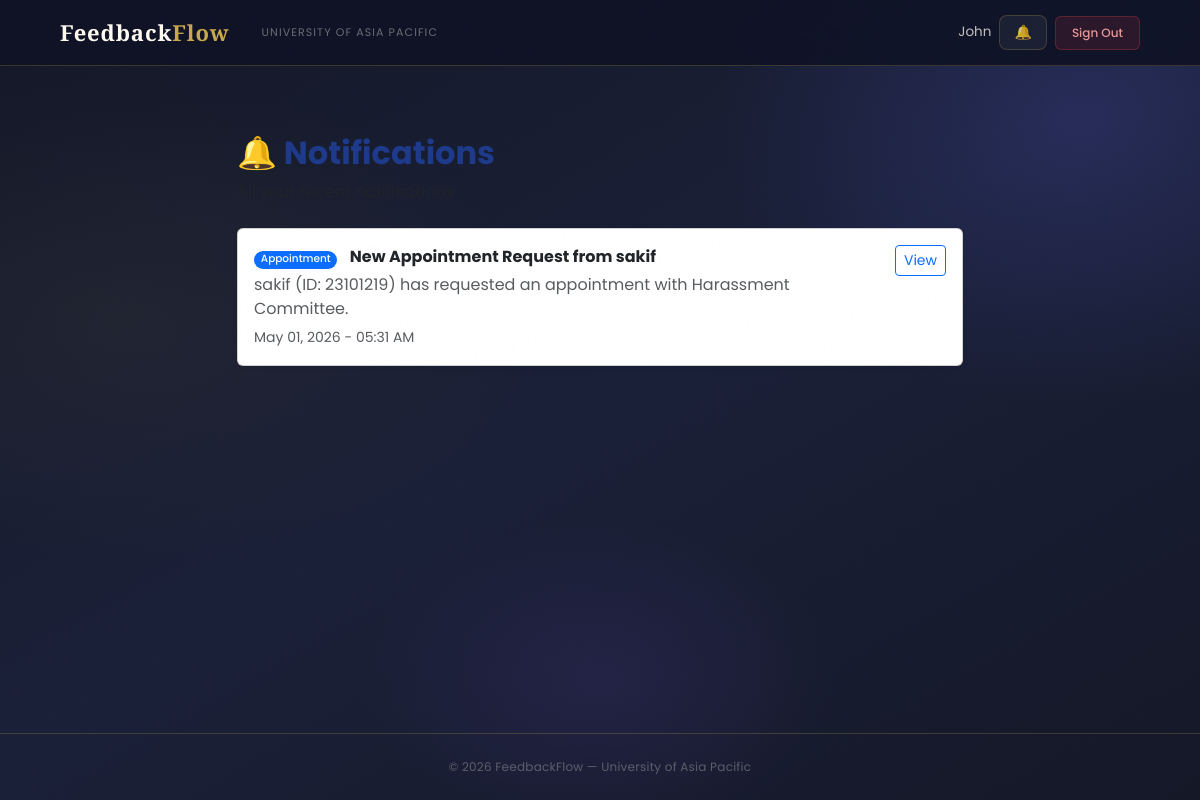
Before: /notifications/ (signed in) with the older database file.
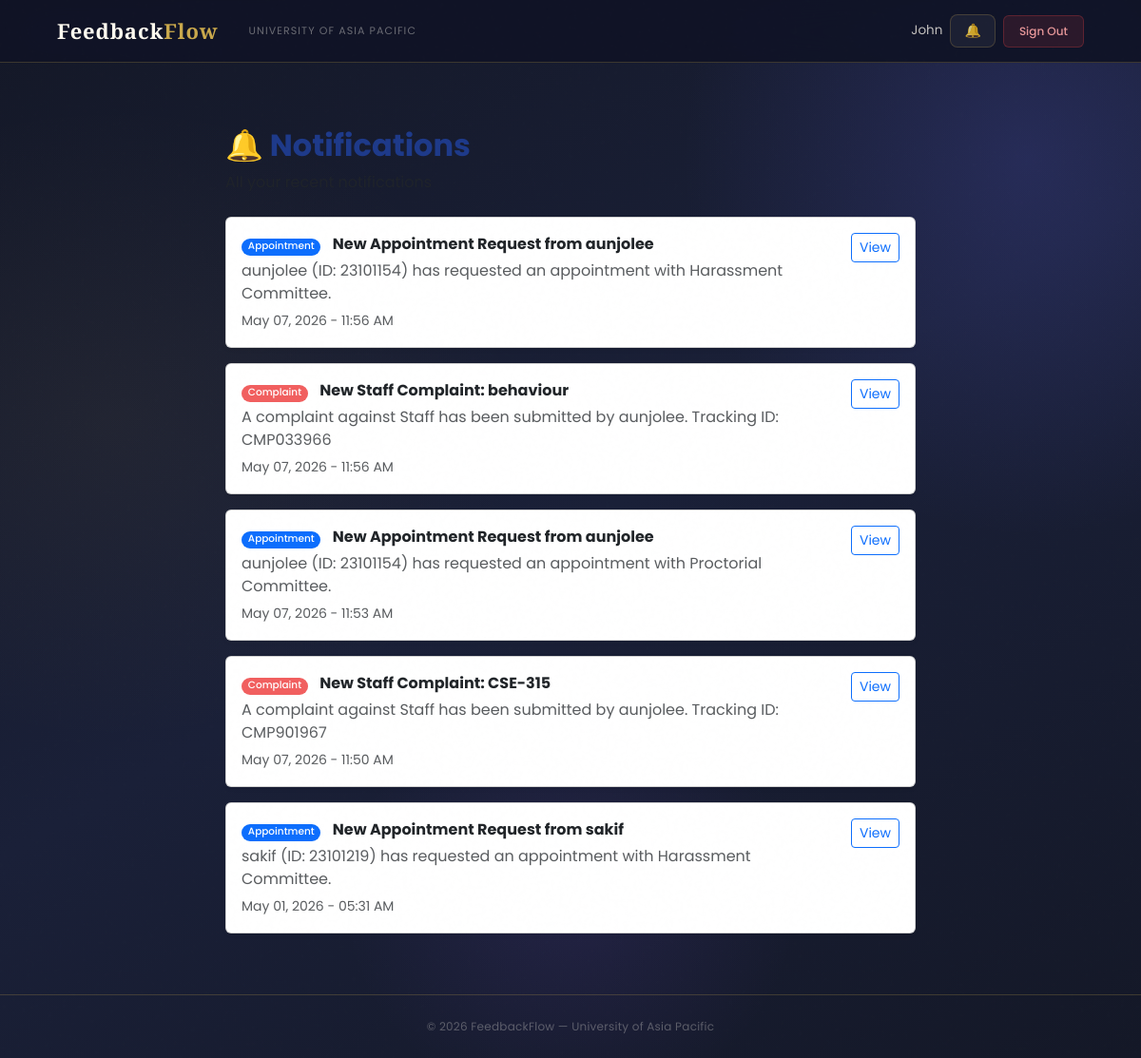
After: the same page with the newer database file.
### users/models.py (models this page shows, shortened)
class User(AbstractBaseUser, PermissionsMixin):
    ROLE_CHOICES = (
        ('Student', 'Student'),
        ('Faculty', 'Faculty'),
        ('HOD', 'Head of Department'),
        ('Staff', 'Staff'),
        ('Admin', 'Administrator'),
    )
    DEPARTMENT_CHOICES = (
        ('DBA', 'Department of Business Administration'),
        ('CSE', 'Department of Computer Science and Engineering'),
        ('CE', 'Department of Civil Engineering'),
        ('EEE', 'Department of Electrical and Electronic Engineering'),
        ('Pharmacy', 'Department of Pharmacy'),
        ('Law', 'Department of Law and Human Rights'),
        ('English', 'Department of English'),
        ('Architecture', 'Department of Architecture'),
    )
    email = models.EmailField(unique=True, max_length=255)
    full_name = models.CharField(max_length=150)
    role = models.CharField(max_length=20, choices=ROLE_CHOICES)
    department = models.CharField(max_length=100, choices=DEPARTMENT_CHOICES, null=True, blank=True)
    student_id = models.CharField(max_length=50, unique=True, null=True, blank=True)
    is_active = models.BooleanField(default=True)
    is_staff = models.BooleanField(default=False)
    created_at = models.DateTimeField(auto_now_add=True)
    updated_at = models.DateTimeField(auto_now=True)
    USERNAME_FIELD = 'email'
    REQUIRED_FIELDS = ['full_name']
    objects = UserManager()
    class Meta:
        verbose_name = 'User'
        verbose_name_plural = 'Users'
        ordering = ['-created_at']
    def get_short_name(self):
        return self.full_name.split()[0] if self.full_name else self.email

class Notification(models.Model):
    NOTIFICATION_TYPES = [
        ('complaint', 'Complaint'),
        ('appointment', 'Appointment'),
        ('update', 'Complaint Update'),
    ]
    recipient         = models.ForeignKey('User', on_delete=models.CASCADE, related_name='notifications')
    title             = models.CharField(max_length=200)
    message           = models.TextField()
    notification_type = models.CharField(max_length=20, choices=NOTIFICATION_TYPES)
    link              = models.CharField(max_length=200, blank=True, null=True)
    is_read           = models.BooleanField(default=False)
    created_at        = models.DateTimeField(auto_now_add=True)
    class Meta:
        ordering = ['-created_at']

### users/views.py (the view)
# urls.py: path('notifications/', views.notifications_view, name='notifications'),
@login_required
def notifications_view(request):
    notifications = Notification.objects.filter(
        recipient=request.user
    ).order_by('-created_at')
    notifications.filter(is_read=False).update(is_read=True)
    return render(request, 'users/notifications.html', {
        'notifications': notifications,
        'page_title': 'Notifications'
    })

### users/context_processors.py (called while the page is built)
def notifications_count(request):
    if request.user.is_authenticated:
        from users.models import Notification
        count = Notification.objects.filter(
            recipient=request.user,
            is_read=False
        ).count()
        return {'unread_notifications_count': count}
    return {'unread_notifications_count': 0}

### users/templates/users/notifications.html (shortened to what this page needs)
{% extends 'users/base.html' %}
{% block content %}
<div class="container py-5" style="max-width: 750px;">
    <div class="mb-4">
        <h2 class="fw-bold" style="color:#1e3a8a;">🔔 Notifications</h2>
        <p class="text-muted">All your recent notifications</p>
    </div>
    {% if notifications %}
        {% for notif in notifications %}
        <div class="card mb-3 shadow-sm {% if not notif.is_read %}border-primary{% endif %}">
            <div class="card-body d-flex justify-content-between align-items-start">
                <div>
                    {% if notif.notification_type == 'complaint' %}
                        <span class="badge bg-danger me-2">Complaint</span>
                    {% elif notif.notification_type == 'appointment' %}
                        <span class="badge bg-primary me-2">Appointment</span>
                    {% else %}
                        <span class="badge bg-success me-2">Update</span>
                    {% endif %}
                    <strong>{{ notif.title }}</strong>
                    <p class="text-muted mb-1 mt-1">{{ notif.message }}</p>
                    <small class="text-muted">{{ notif.created_at|date:"M d, Y - h:i A" }}</small>
                </div>
                {% if notif.link %}
                <a href="{% url 'mark_notification_read' notif.id %}" class="btn btn-sm btn-outline-primary ms-3">
                    View
                </a>
                {% endif %}
            </div>
        </div>
        {% endfor %}
    {% else %}
        <div class="text-center py-5">
            <p style="font-size: 60px;">🔔</p>
            <h5 class="text-muted">No notifications yet</h5>
            <p class="text-muted">You will be notified when something happens.</p>
        </div>
    {% endif %}
</div>
{% endblock %}

### users/templates/users/base.html (shortened to what this page needs)
<!DOCTYPE html>
<html lang="en">
<head>
    <link href="https://cdn.jsdelivr.net/npm/bootstrap@5.3.0/dist/css/bootstrap.min.css" rel="stylesheet">
</head>
<body>
<nav class="navbar navbar-expand-lg">
    <div class="container-fluid d-flex align-items-center gap-3">
        <a class="navbar-brand" href="/">Feedback<em>Flow</em></a>
        <span class="navbar-text d-none d-md-inline">University of Asia Pacific</span>
        {% if user.is_authenticated %}
        <div class="ms-auto d-flex align-items-center gap-2">
            <span class="nav-user-info d-none d-md-inline">{{ user.get_short_name }}</span>
            <a href="{% url 'notifications' %}" class="btn-bell">
                🔔
            </a>
            <a href="{% url 'logout' %}" class="btn-logout">Sign Out</a>
        </div>
        {% endif %}
    </div>
</nav>
<main>{% block content %}{% endblock %}</main>
<footer>
    <p>© 2026 FeedbackFlow — University of Asia Pacific</p>
</footer>
</body>
</html>

Changed rows visible on the page:
added Notification: notification_type "Appointment", title "New Appointment Request from aunjolee", message "aunjolee (ID: 23101154) has requested an appointment with Harassment Committee.", created_at "May 07, 2026 - 11:56 AM", link "View"
added Notification: notification_type "Complaint", title "New Staff Complaint: behaviour", message "A complaint against Staff has been submitted by aunjolee. Tracking ID: CMP033966", created_at "May 07, 2026 - 11:56 AM", shows "View"
added Notification: notification_type "Appointment", title "New Appointment Request from aunjolee", message "aunjolee (ID: 23101154) has requested an appointment with Proctorial Committee.", created_at "May 07, 2026 - 11:53 AM", link "View"
added Notification: notification_type "Complaint", title "New Staff Complaint: CSE-315", message "A complaint against Staff has been submitted by aunjolee. Tracking ID: CMP901967", created_at "May 07, 2026 - 11:50 AM", shows "View"
